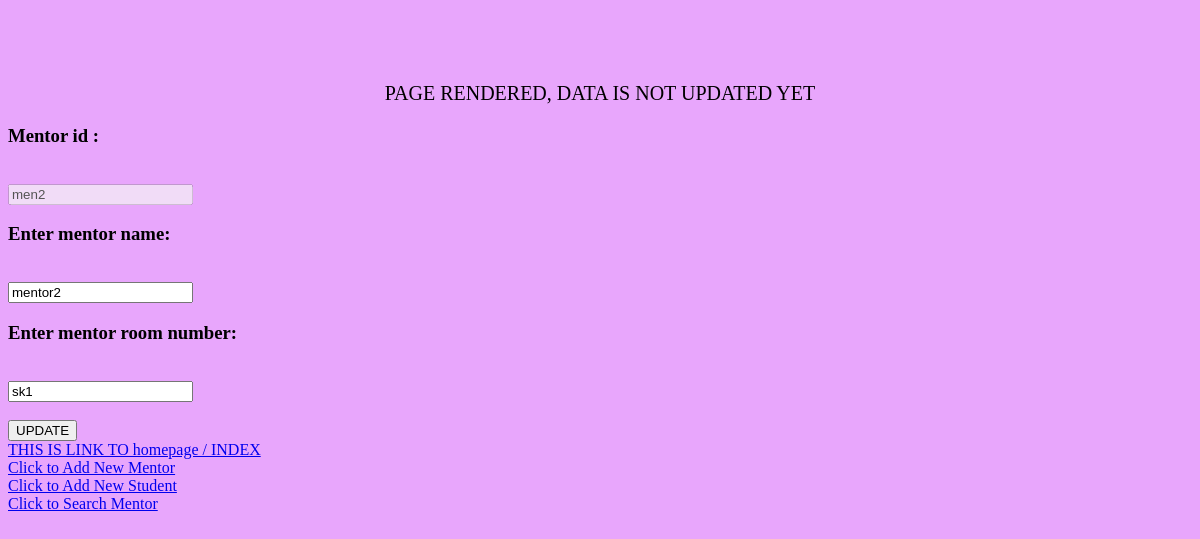
The app's page /mpppage/update/men2 with its own data.
### hobbies/models.py (models this page shows)
class Mentor(models.Model):
    menid=models.CharField(max_length=8, primary_key=True)
    menname=models.TextField(max_length=225)
    menroomno=models.CharField(max_length=3, default='sk2')

### hobbies/views.py (the view)
# urls.py: path('update/<str:menid>',views.update, name='update'),
def update(request,menid):
    updateid=Mentor.objects.get(menid=menid)
    dict={
        'updateid':updateid,
        'message':'PAGE RENDERED, DATA IS NOT UPDATED YET'
    }
    return render(request,"update.html",dict)

### hobbies/templates/update.html (shortened to what this page needs)
<!DOCTYPE html>
<html lang="en">
<head>
</head>
<body>
    <br><br><br>
<p>
    {{message}}
    <form action="updatedata/{{updateid.menid}}" method="post">
        <h3> Mentor id : </h3><br>
        <input type="text" name="mentorid" value="{{updateid.menid}}" disabled="false"><br>
        <h3> Enter mentor name: </h3><br>
        <input type="text" name="mentorname" value="{{updateid.menname}}"><br>
        <h3> Enter mentor room number: </h3><br>
        <input type="text" name="mentorroomno" value="{{updateid.menroomno}}"><br>
        <br>
        <input type="submit" value="UPDATE">
      </form>
    <a href = "{% url 'index' %}">THIS IS LINK TO homepage / INDEX</a><br>
    <a href = "{% url 'newmentor' %}">Click to Add New Mentor</a><br>
    <a href = "{% url 'newstudent' %}">Click to Add New Student</a><br>
    <a href = "{% url 'searchpage' %}">Click to Search Mentor</a>
</p>
</body>
</html>

### hobbies/templates/update.html (style rules this page uses)
p { text-align: center; font-size: 20px; }
body { background-color: rgb(232, 166, 252); }

### records on screen
Mentor: mentorid "men2", mentorname "mentor2", mentorroomno "sk1"

### other values on screen
{{ message }} "PAGE RENDERED, DATA IS NOT UPDATED YET"
